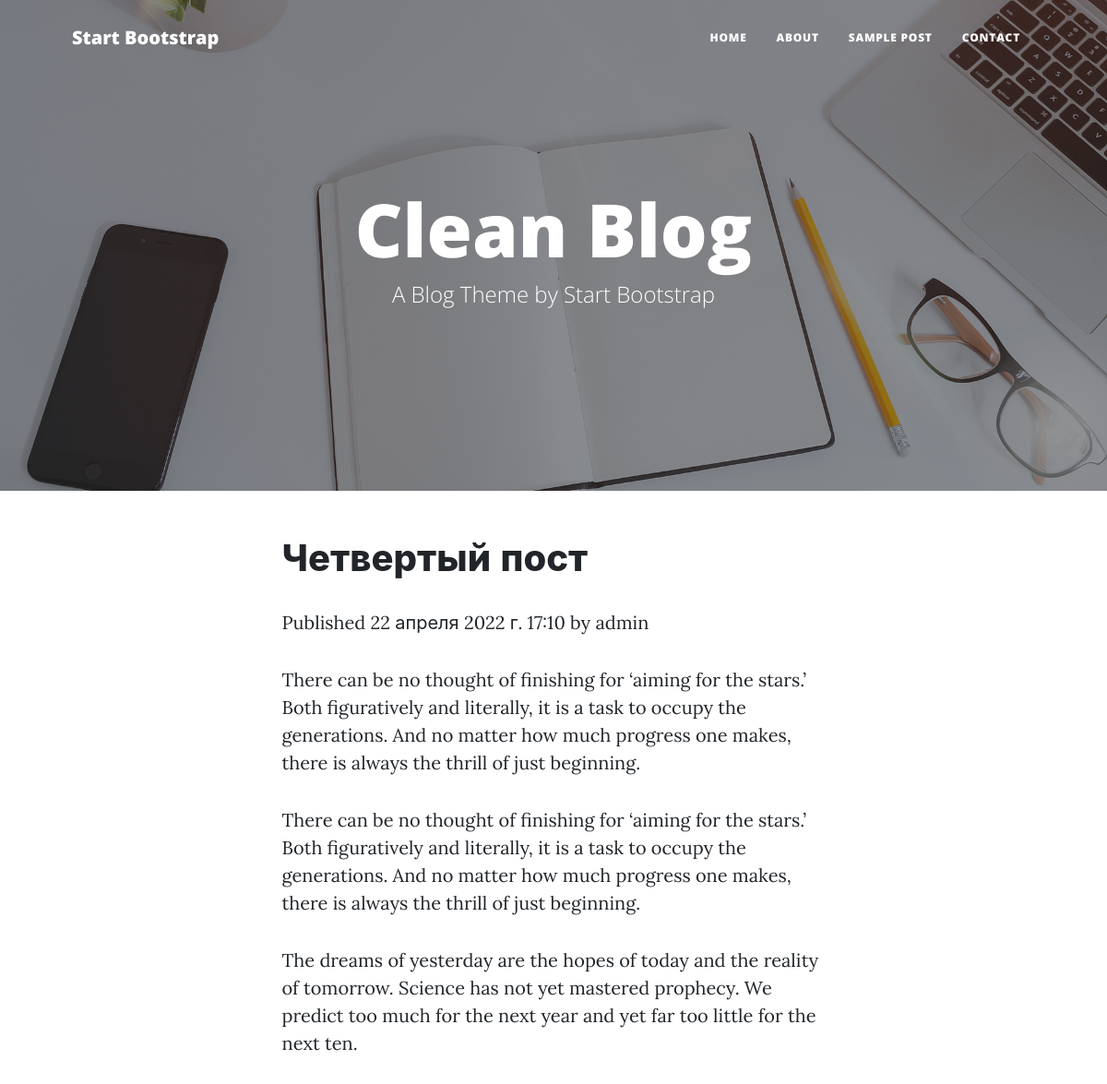
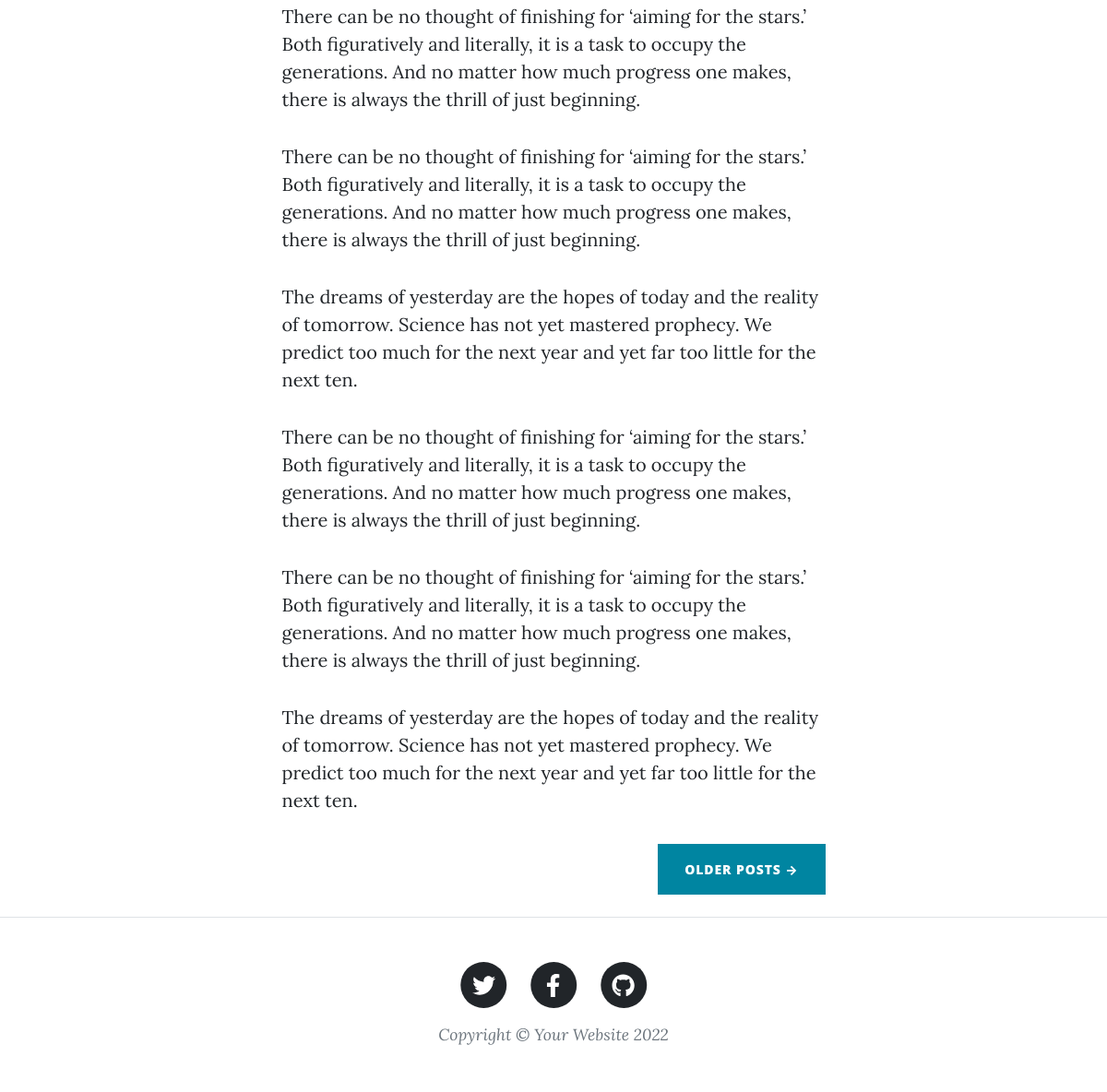
Screenshot of /2022/4/22/chetvertyj-post/ with the database file from the repository (2 pictures, top to bottom).
### blog/models.py (models this page shows, shortened)
class Post(models.Model):
    STATUS_CHOICES = (
        ('draft', 'Draft'),
        ('published', 'Published'),
    )
    title = models.CharField(max_length=250)
    slug = models.SlugField(max_length=250, unique_for_date='publish')
    author = models.ForeignKey(User, on_delete=models.CASCADE,
                               related_name='blog_posts')
    body = models.TextField()
    publish = models.DateTimeField(default=timezone.now)
    created = models.DateTimeField(auto_now_add=True)
    updated = models.DateTimeField(auto_now=True)
    status = models.CharField(max_length=10, choices=STATUS_CHOICES, default='draft')
    class Meta:
        ordering = ('-publish',)
    objects = models.Manager()          # Менеджер по умолчанию.
    published = PublishedManager()      # Наш новый менеджер.

### blog/views.py (the view)
def post_detail(request, year, month, day, post):
    post = get_object_or_404(Post, slug=post, status='published', publish__year=year,
                             publish__month=month, publish__day=day)
    return render(request, 'blog/post/detail.html', {'post': post})

### blog/templates/blog/post/detail.html (shortened to what this page needs)
{% extends "blog/index.html" %}
{% block content %}
    <h1>{{ post.title }}</h1>
    <p class="date">
        Published {{ post.publish }} by {{ post.author }}
    </p>
    {{ post.body|linebreaks }}
{% endblock %}

### rows the page displays
Post: title "Четвертый пост", publish "22 апреля 2022 г. 17:10", author "admin", body "There can be no thought of finishing for ‘aiming for the stars.’ Both figuratively and literally, it is a task to occupy the generations. And no matter how much progress one makes, there is always the thrill of just beginning. There can be no thought of finishing for ‘aiming for the stars.’ Both figuratively and literally, it is a task to occupy the generations. And no matter how much progress one makes, there is always the thrill of just beginning. The dreams of yesterday are the hopes of today and the reality of tomorrow. Science has not yet mastered prophecy. We predict too much for the next year and yet far too little for the next ten. There can be no thought of finishing for ‘aiming…"
